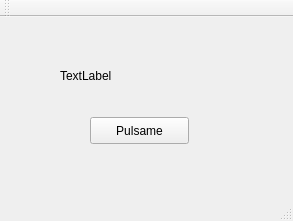
<?xml version="1.0" encoding="UTF-8"?>
<ui version="4.0">
 <class>MainWindow</class>
 <widget class="QMainWindow" name="MainWindow">
  <property name="geometry">
   <rect>
    <x>0</x>
    <y>0</y>
    <width>293</width>
    <height>221</height>
   </rect>
  </property>
  <property name="windowTitle">
   <string>MainWindow</string>
  </property>
  <widget class="QWidget" name="centralWidget">
   <widget class="QPushButton" name="pushButton">
    <property name="geometry">
     <rect>
      <x>90</x>
      <y>100</y>
      <width>99</width>
      <height>27</height>
     </rect>
    </property>
    <property name="text">
     <string>Pulsame</string>
    </property>
   </widget>
   <widget class="QLabel" name="label">
    <property name="geometry">
     <rect>
      <x>60</x>
      <y>50</y>
      <width>155</width>
      <height>17</height>
     </rect>
    </property>
    <property name="text">
     <string>TextLabel</string>
    </property>
   </widget>
  </widget>
  <widget class="QMenuBar" name="menuBar">
   <property name="geometry">
    <rect>
     <x>0</x>
     <y>0</y>
     <width>293</width>
     <height>25</height>
    </rect>
   </property>
  </widget>
  <widget class="QToolBar" name="mainToolBar">
   <attribute name="toolBarArea">
    <enum>TopToolBarArea</enum>
   </attribute>
   <attribute name="toolBarBreak">
    <bool>false</bool>
   </attribute>
  </widget>
  <widget class="QStatusBar" name="statusBar"/>
 </widget>
 <layoutdefault spacing="6" margin="11"/>
 <resources/>
 <connections>
  <connection>
   <sender>pushButton</sender>
   <signal>clicked()</signal>
   <receiver>MainWindow</receiver>
   <slot>close()</slot>
   <hints>
    <hint type="sourcelabel">
     <x>130</x>
     <y>157</y>
    </hint>
    <hint type="destinationlabel">
     <x>227</x>
     <y>181</y>
    </hint>
   </hints>
  </connection>
 </connections>
</ui>
